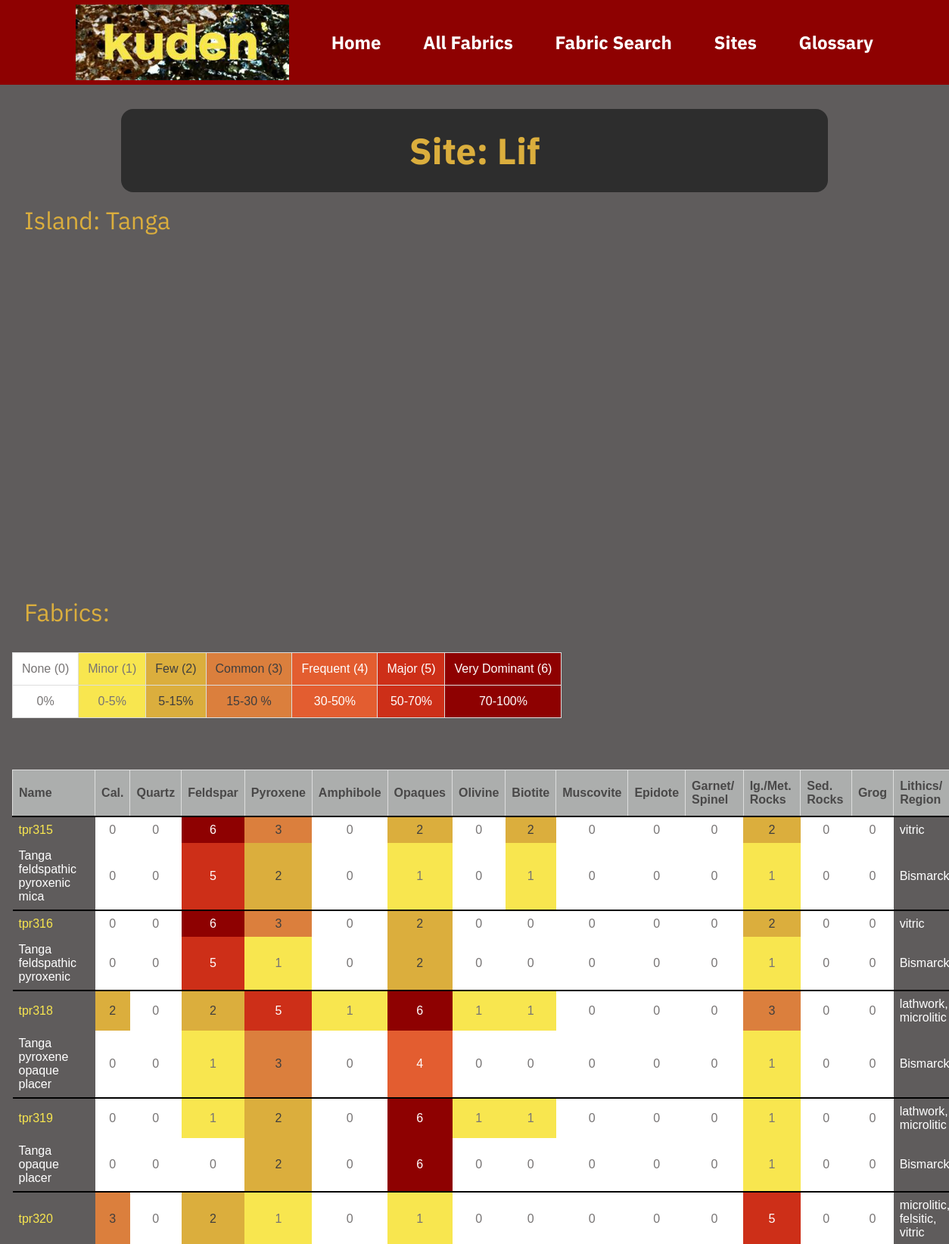
The page /site_lif (upper part) on the database its author committed.
### fabrics2/models.py (models this page shows, shortened)
class Site(models.Model):
    slug = models.SlugField(default="", blank= True, null = False, db_index=True)
    name = models.CharField(max_length= 20)
    island = models.CharField(max_length= 20, null=True)
    lat = models.DecimalField(null=True, max_digits=9, decimal_places=6)
    lng = models.DecimalField(null=True, max_digits=9, decimal_places=6)
    geonames_id = models.IntegerField(null=True, blank=True)
    open_location_code = models.CharField(null=True, blank=True, max_length=100)
    fabrics = models.ManyToManyField(Fabric, related_name="sites", blank=True)
    has_full = models.BooleanField(default=False)
    has_image = models.BooleanField(default=False)
    def __str__(self):
        return f"{self.name} ({self.island})"
    @property
    def fabric_string(self):
        fabs = self.fabrics.all()
        fabstring = ''
        for fab in fabs:
            fabstring = fabstring + " (" + fab.name + " " + fab.desc + ")"
        return fabstring

class Fabric(models.Model):
    slug = models.SlugField(default="", blank=True, null=False, db_index=True)
    name = models.CharField(default="tpr", max_length=20)
    desc = models.CharField(null=True, max_length=100)
    region = models.CharField(null=True, max_length=100)
    calcareous_min = models.IntegerField(default="0", validators=[MinValueValidator(0), MaxValueValidator(6)])
    calcareous_max = models.IntegerField(default="0", validators=[MinValueValidator(0), MaxValueValidator(6)])
    feldspar_min = models.IntegerField(default="0", validators=[MinValueValidator(0), MaxValueValidator(6)])
    feldspar_max = models.IntegerField(default="0", validators=[MinValueValidator(0), MaxValueValidator(6)])
    quartz_min = models.IntegerField(default="0", validators=[MinValueValidator(0), MaxValueValidator(6)])
    quartz_max = models.IntegerField(default="0", validators=[MinValueValidator(0), MaxValueValidator(6)])
    pyroxene_min = models.IntegerField(default="0", validators=[MinValueValidator(0), MaxValueValidator(6)])
    pyroxene_max = models.IntegerField(default="0", validators=[MinValueValidator(0), MaxValueValidator(6)])
    amphibole_min = models.IntegerField(default="0", validators=[MinValueValidator(0), MaxValueValidator(6)])
    amphibole_max = models.IntegerField(default="0", validators=[MinValueValidator(0), MaxValueValidator(6)])
    opaque_min = models.IntegerField(default="0", validators=[MinValueValidator(0), MaxValueValidator(6)])
    opaque_max = models.IntegerField(default="0", validators=[MinValueValidator(0), MaxValueValidator(6)])
    olivine_min = models.IntegerField(default="0", validators=[MinValueValidator(0), MaxValueValidator(6)])
    olivine_max = models.IntegerField(default="0", validators=[MinValueValidator(0), MaxValueValidator(6)])
    biotite_min = models.IntegerField(default="0", validators=[MinValueValidator(0), MaxValueValidator(6)])
    biotite_max = models.IntegerField(default="0", validators=[MinValueValidator(0), MaxValueValidator(6)])
    muscovite_min = models.IntegerField(default="0", validators=[MinValueValidator(0), MaxValueValidator(6)])
    muscovite_max = models.IntegerField(default="0", validators=[MinValueValidator(0), MaxValueValidator(6)])
    epidote_min = models.IntegerField(default="0", validators=[MinValueValidator(0), MaxValueValidator(6)])
    epidote_max = models.IntegerField(default="0", validators=[MinValueValidator(0), MaxValueValidator(6)])
    igneous_rock_fragments_min = models.IntegerField(default="0", validators=[MinValueValidator(0), MaxValueValidator(6)])
    igneous_rock_fragments_max = models.IntegerField(default="0", validators=[MinValueValidator(0), MaxValueValidator(6)])
    sedimentary_metasedimentary_min = models.IntegerField(default="0", validators=[MinValueValidator(0), MaxValueValidator(6)])
    sedimentary_metasedimentary_max = models.IntegerField(default="0", validators=[MinValueValidator(0), MaxValueValidator(6)])
    grog_min = models.IntegerField(default="0", validators=[MinValueValidator(0), MaxValueValidator(6)])
    grog_max = models.IntegerField(default="0", validators=[MinValueValidator(0), MaxValueValidator(6)])
    garnet_min = models.IntegerField(default="0", validators=[MinValueValidator(0), MaxValueValidator(6)])
    garnet_max = models.IntegerField(default="0", validators=[MinValueValidator(0), MaxValueValidator(6)])
    lithics = models.CharField(null=True, max_length=100)
    vitric = models.BooleanField(default=False)
    felsitic = models.BooleanField(default=False)
    microlitic = models.BooleanField(default=False)
    microphaneritic = models.BooleanField(default=False)
    lathwork = models.BooleanField(default=False)
    metavolcanic = models.BooleanField(default=False)
    plutonite = models.BooleanField(default=False)
    amphibolite = models.BooleanField(default=False)
    tectonite = models.BooleanField(default=False)
    argillitic = models.BooleanField(default=False)
    chert = models.BooleanField(default=False)
    quartzite = models.BooleanField(default=False)
    siltstone = models.BooleanField(default=False)
    limeclast = models.BooleanField(default=False)
    comments = models.CharField(null=True, max_length=500)
    refs = models.ManyToManyField(Report, related_name="fabrics", blank=True)
    has_full = models.BooleanField(default=False)
    has_image = models.BooleanField(default=False)
    def __str__(self):
        return f"{self.slug} ({self.desc})"

### fabrics2/views.py (the view)
# urls.py: path("site_<slug:slug>", views.site, name="site-type"),
def site(request, slug):
    identified_site = get_object_or_404(Site, slug=slug)
    site_slides = identified_site.slides.all()
    return render(request, "fabrics2/site.html", {
        "site": identified_site,
        "site_slides": site_slides,
        "site_fabrics": identified_site.fabrics.all(),
        "site_references": Report.objects.all().filter(slides__in=site_slides).distinct(),
        "mbsu": mbsu,
        "thsu":thsu
    })

### fabrics2/templates/fabrics2/site.html (shortened to what this page needs)
{% extends "base.html" %}
{% load static %}
{% block css_files %}
  <link rel="stylesheet" href="{% static "fabrics2/fabric.css" %}">
  <link rel="stylesheet" href="{% static "fabrics2/fabrics.css" %}">
  <link rel="stylesheet" href="{% static "fabrics2/abuntable.css" %}">
  <link rel="stylesheet" href="{% static "fabrics2/header.css" %}">
  <link rel="stylesheet" href="{% static "fabrics2/leaflet.css" %}">
{% endblock %}
{% block content %} {% include "fabrics2/includes/header.html" %}
<h1>Site: {{ site.name }}</h1>
<h2>Island: {{ site.island }}</h2>
<div id="map"></div>
<div class ="after-map">
  <br>
<h2>Fabrics: </h2>
{% include "fabrics2/includes/abuntable.html" %}
<br>
<table class = "fabrictable">
  <th>Name </th> <th>Cal.</th> <th>Quartz</th><th>Feldspar</th> <th>Pyroxene</th> <th>Amphibole</th>
  <th>Opaques</th> <th>Olivine</th><th>Biotite</th> <th>Muscovite</th> <th>Epidote</th>
  <th>Garnet/ Spinel</th><th>Ig./Met. Rocks</th> <th>Sed. Rocks</th> <th>Grog</th>  <th>Lithics/ Region</th>
  {% for fabric in site_fabrics %}
     <tr>
        <td><a href="{% url "fabric-type" fabric.slug %}">{{ fabric.slug }}</a></td>
        <td data-tag="{{fabric.calcareous_max}}"> {{fabric.calcareous_max}}</td>
        <td data-tag="{{fabric.quartz_max}}"> {{fabric.quartz_max}}</td>
        <td data-tag="{{fabric.feldspar_max}}">{{fabric.feldspar_max}}</td>
        <td data-tag="{{fabric.pyroxene_max}}">{{fabric.pyroxene_max}}</td>
        <td data-tag="{{fabric.amphibole_max}}">{{fabric.amphibole_max}}</td>
        <td data-tag="{{fabric.opaque_max}}"> {{fabric.opaque_max}}</td>
        <td data-tag="{{fabric.olivine_max}}"> {{fabric.olivine_max}}</td>
        <td data-tag="{{fabric.biotite_max}}">{{fabric.biotite_max}}</td>
        <td data-tag="{{fabric.muscovite_max}}">{{fabric.muscovite_max}}</td>
        <td data-tag="{{fabric.epidote_max}}">{{fabric.epidote_max}}</td>
        <td data-tag="{{fabric.garnet_max}}"> {{fabric.garnet_max}}</td>
        <td data-tag="{{fabric.igneous_rock_fragments_max}}">{{fabric.igneous_rock_fragments_max}}</td>
        <td data-tag="{{fabric.sedimentary_metasedimentary_max}}">{{fabric.sedimentary_metasedimentary_max}}</td>
        <td data-tag="{{fabric.grog_max}}">{{fabric.grog_max}}</td>
        <td> {{fabric.lithics}}</td>
        </tr>
        <tr>
          <td>{{ fabric.desc }}</a></td>
          <td data-tag="{{fabric.calcareous_min}}"> {{fabric.calcareous_min}}</td>
          <td data-tag="{{fabric.quartz_min}}"> {{fabric.quartz_min}}</td>
          <td data-tag="{{fabric.feldspar_min}}">{{fabric.feldspar_min}}</td>
          <td data-tag="{{fabric.pyroxene_min}}">{{fabric.pyroxene_min}}</td>
          <td data-tag="{{fabric.amphibole_min}}">{{fabric.amphibole_min}}</td>
          <td data-tag="{{fabric.opaque_min}}"> {{fabric.opaque_min}}</td>
          <td data-tag="{{fabric.olivine_min}}"> {{fabric.olivine_min}}</td>
          <td data-tag="{{fabric.biotite_min}}">{{fabric.biotite_min}}</td>
          <td data-tag="{{fabric.muscovite_min}}">{{fabric.muscovite_min}}</td>
          <td data-tag="{{fabric.epidote_min}}">{{fabric.epidote_min}}</td>
          <td data-tag="{{fabric.garnet_min}}"> {{fabric.garnet_min}}</td>
          <td data-tag="{{fabric.igneous_rock_fragments_min}}">{{fabric.igneous_rock_fragments_min}}</td>
          <td data-tag="{{fabric.sedimentary_metasedimentary_min}}">{{fabric.sedimentary_metasedimentary_min}}</td>
          <td data-tag="{{fabric.grog_min}}">{{fabric.grog_min}}</td>
          <td> {{fabric.region}}</td>
          </tr>
  {% endfor %}
</table>
</div>
{% if site_slides %}
  {% for slide in site_slides %}
    <br>
  {% endfor %}
{% else %}
  <p>No representative slide details available.</p>
{% endif%}
{% endblock %}

### templates/base.html (shortened to what this page needs)
{% load static %}
<!DOCTYPE html>
<html lang="en">
  <head>
   <link rel="stylesheet" href="{% static "styles.css"%}">
    {%block css_files %}{% endblock %}
  </head>
  <body>
    {% block content %}{% endblock %}
  </body>
</html>

### fabrics2/templates/fabrics2/includes/header.html
{% load static %}
<header>
  <nav>
    <img src="{% static "images/KudenLogo.jpg" %}" alt="vimipo_logo" height="100"> &emsp; &emsp; &emsp;
    <a href="{% url "home" %}">Home</a> &emsp; &emsp; &emsp;
    <a href="{% url "index" 0 %}">All Fabrics</a> &emsp; &emsp; &emsp;
    <a href="{% url "search" %}">Fabric Search</a> &emsp; &emsp; &emsp;
    <a href="{% url "site-index" %}">Sites</a> &emsp; &emsp; &emsp;
    <a href="{% url "glossary" %}">Glossary</a>
  </nav>
</header>

### fabrics2/templates/fabrics2/includes/abuntable.html
{% load static %}
<table class = "abuntable">
    <tr><td data-tag="0"> None (0) </td>  <td data-tag="1"> Minor (1) </td>  <td data-tag="2"> Few (2) </td> <td data-tag="3"> Common (3) </td> <td data-tag="4"> Frequent (4) </td> <td data-tag="5"> Major (5) </td> <td data-tag="6"> Very Dominant (6) </td> </tr>
    <tr><td data-tag="0"> 0% </td>  <td data-tag="1"> 0-5% </td>  <td data-tag="2"> 5-15% </td> <td data-tag="3"> 15-30 % </td> <td data-tag="4"> 30-50% </td> <td data-tag="5"> 50-70% </td> <td data-tag="6"> 70-100% </td> </tr>
</table>

### fabrics2/templates/fabrics2/includes/footer.html (shortened to what this page needs)
{% load static %}

### static/styles.css (style rules this page uses)
html { font-family: 'IBM Plex Sans', sans-serif; }
body { margin: 0rem 0rem 0rem 0rem; background-color: #5f5c5c; color: #f1eeee; }
h1 { font-size: 3rem; font-weight: bold; text-align: center; color: #dbae3d; margin: 2rem 10rem 1rem 10rem; background-color: #2d2d2d; border-radius: 16px; padding: 1.5rem; }
h2 { font-size: 2rem; text-align: left; color: #dbae3d; font-weight: normal; margin: 4rem 2rem 0rem 1rem; }
a { text-decoration: none; color: #f8e64f }

### fabrics2/static/fabrics2/fabric.css (style rules this page uses)
#map { width: 1000px; height: 400px; margin: 2rem 2rem 1rem 1rem; float: left; }
.after-map { clear: left; }
h1 { font-size: 3rem; }
h2 { font-size: 2rem; text-align: left; font-weight: normal; margin: 2rem 2rem 1rem 2rem; }
.slidetable td, .fabrictable th { padding: 8px; }

### fabrics2/static/fabrics2/fabrics.css (style rules this page uses)
h2 { margin: 0.5rem 2rem 0rem 2rem; }
.fabrictable { font-family: Arial, Helvetica, sans-serif; border-collapse: collapse; width: 100%; margin: 2rem 1rem 1rem 1rem; }
.fabrictable td, .fabrictable th { padding: 8px; }
.fabrictable tr:nth-child(odd) { border-bottom: 2px solid black; }
.fabrictable td { color: white; }
.fabrictable th { padding-top: 12px; padding-bottom: 12px; text-align: left; background-color: #acaead; color: rgb(73, 72, 72); border: 1px solid #ddd; }
.fabrictable [data-tag="6"] { text-align: center; background-color: #8e0101; color: white; }
.fabrictable [data-tag="5"] { text-align: center; background-color: #cd2f18; color: white; }
.fabrictable [data-tag="4"] { text-align: center; background-color: #e35d30; color: white; }
.fabrictable [data-tag="3"] { text-align: center; background-color: #db7f3d; color: rgb(63, 62, 62); }
.fabrictable [data-tag="2"] { text-align: center; background-color: #dbae3d; color: rgb(63, 62, 62); }
.fabrictable [data-tag="1"] { text-align: center; background-color: #f8e64f; color: rgb(119, 116, 116); }
.fabrictable [data-tag="0"] { text-align: center; background-color: white; color: rgb(119, 116, 116); }

### fabrics2/static/fabrics2/abuntable.css (style rules this page uses)
.abuntable { font-family: Arial, Helvetica, sans-serif; border-collapse: collapse; max-width: 70rem; margin: 2rem 2rem 1rem 1rem; }
.abuntable td { padding: 12px; text-align: center; background-color: #acaead; color: white; border: 1px solid #ddd; }
.abuntable [data-tag="6"] { text-align: center; background-color: #8e0101; color: white; }
.abuntable [data-tag="5"] { text-align: center; background-color: #cd2f18; color: white; }
.abuntable [data-tag="4"] { text-align: center; background-color: #e35d30; color: white; }
.abuntable [data-tag="3"] { text-align: center; background-color: #db7f3d; color: rgb(63, 62, 62); }
.abuntable [data-tag="2"] { text-align: center; background-color: #dbae3d; color: rgb(63, 62, 62); }
.abuntable [data-tag="1"] { text-align: center; background-color: #f8e64f; color: rgb(119, 116, 116); }
.abuntable [data-tag="0"] { text-align: center; background-color: white; color: rgb(119, 116, 116); }

### fabrics2/static/fabrics2/header.css (style rules this page uses)
header { width: 100%; height: 7rem; background-color: #8e0101; margin: 0 0 1rem 0; }
header nav { width: 100%; height: 100%; display: flex; justify-content: center; align-items: center; }
header nav a { color: white; font-size: 1.5rem; font-weight: bold; }

### rows shown on the page
Site: name "Lif", island "Tanga"
Fabric: slug "tpr315", calcareous_max "0", quartz_max "0", feldspar_max "6", pyroxene_max "3", amphibole_max "0", opaque_max "2", olivine_max "0", biotite_max "2", muscovite_max "0", epidote_max "0", garnet_max "0", igneous_rock_fragments_max "2", sedimentary_metasedimentary_max "0", grog_max "0", lithics "vitric", desc "Tanga feldspathic pyroxenic mica", calcareous_min "0", quartz_min "0", feldspar_min "5", pyroxene_min "2", amphibole_min "0", opaque_min "1", olivine_min "0", biotite_min "1", muscovite_min "0", epidote_min "0", garnet_min "0", igneous_rock_fragments_min "1", sedimentary_metasedimentary_min "0", grog_min "0", region "Bismarck"
Fabric: slug "tpr316", calcareous_max "0", quartz_max "0", feldspar_max "6", pyroxene_max "3", amphibole_max "0", opaque_max "2", olivine_max "0", biotite_max "0", muscovite_max "0", epidote_max "0", garnet_max "0", igneous_rock_fragments_max "2", sedimentary_metasedimentary_max "0", grog_max "0", lithics "vitric", desc "Tanga feldspathic pyroxenic", calcareous_min "0", quartz_min "0", feldspar_min "5", pyroxene_min "1", amphibole_min "0", opaque_min "2", olivine_min "0", biotite_min "0", muscovite_min "0", epidote_min "0", garnet_min "0", igneous_rock_fragments_min "1", sedimentary_metasedimentary_min "0", grog_min "0", region "Bismarck"
Fabric: slug "tpr318", calcareous_max "2", quartz_max "0", feldspar_max "2", pyroxene_max "5", amphibole_max "1", opaque_max "6", olivine_max "1", biotite_max "1", muscovite_max "0", epidote_max "0", garnet_max "0", igneous_rock_fragments_max "3", sedimentary_metasedimentary_max "0", grog_max "0", lithics "lathwork, microlitic", desc "Tanga pyroxene opaque placer", calcareous_min "0", quartz_min "0", feldspar_min "1", pyroxene_min "3", amphibole_min "0", opaque_min "4", olivine_min "0", biotite_min "0", muscovite_min "0", epidote_min "0", garnet_min "0", igneous_rock_fragments_min "1", sedimentary_metasedimentary_min "0", grog_min "0", region "Bismarck"
Fabric: slug "tpr319", calcareous_max "0", quartz_max "0", feldspar_max "1", pyroxene_max "2", amphibole_max "0", opaque_max "6", olivine_max "1", biotite_max "1", muscovite_max "0", epidote_max "0", garnet_max "0", igneous_rock_fragments_max "1", sedimentary_metasedimentary_max "0", grog_max "0", lithics "lathwork, microlitic", desc "Tanga opaque placer", calcareous_min "0", quartz_min "0", feldspar_min "0", pyroxene_min "2", amphibole_min "0", opaque_min "6", olivine_min "0", biotite_min "0", muscovite_min "0", epidote_min "0", garnet_min "0", igneous_rock_fragments_min "1", sedimentary_metasedimentary_min "0", grog_min "0", region "Bismarck"
Fabric: slug "tpr320", calcareous_max "3", quartz_max "0", feldspar_max "2", pyroxene_max "1", amphibole_max "0", opaque_max "1", olivine_max "0", biotite_max "0", muscovite_max "0", epidote_max "0", garnet_max "0", igneous_rock_fragments_max "5", sedimentary_metasedimentary_max "0", grog_max "0", lithics "microlitic, felsitic, vitric"
